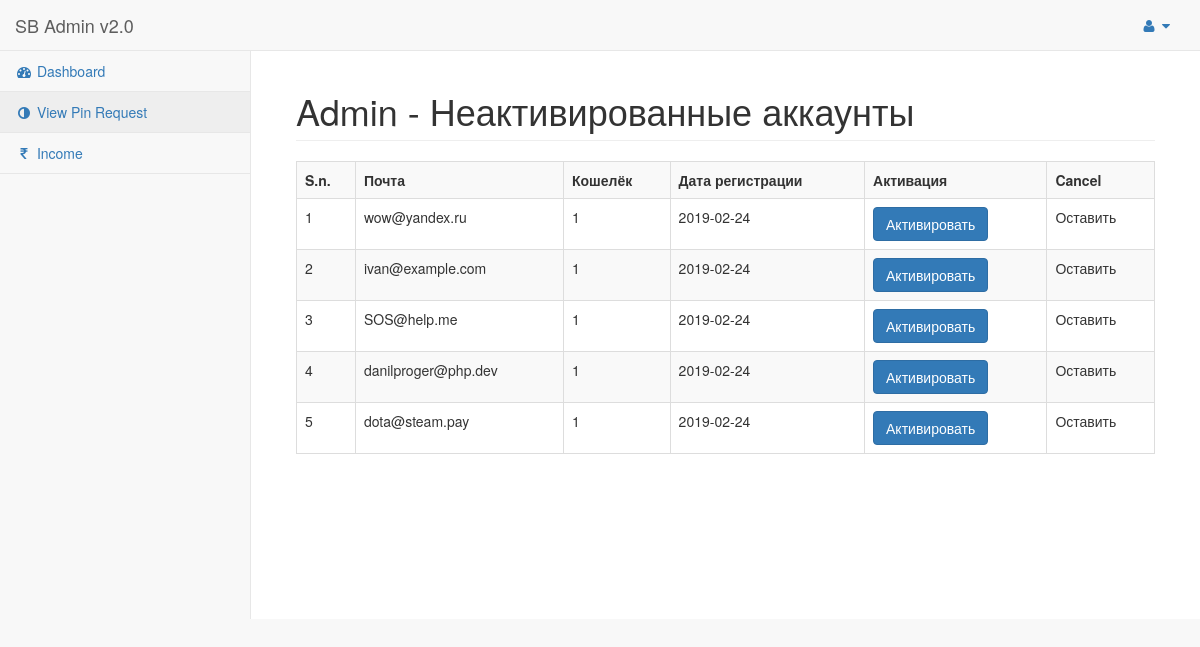
/web/mlm/admin/admin/view-pin-request.php (signed in), run on the app's committed database.
### tables this page shows
CREATE TABLE `users` (
  `id` int(11) NOT NULL,
  `name` varchar(50) NOT NULL,
  `email` varchar(50) NOT NULL,
  `password` varchar(50) NOT NULL,
  `date` date NOT NULL,
  `date_active` date DEFAULT NULL,
  `address` varchar(100) DEFAULT NULL,
  `account` int(1) NOT NULL DEFAULT '0'
);

### web/mlm/admin/admin/view-pin-request.php (the view, shortened to what this page needs)
<?php
include('php-includes/connect.php');
?>
<!DOCTYPE html>
<html lang="en">
<head>
    <link href="vendor/bootstrap/css/bootstrap.min.css" rel="stylesheet">
    <link href="vendor/metisMenu/metisMenu.min.css" rel="stylesheet">
    <link href="dist/css/sb-admin-2.css" rel="stylesheet">
    <link href="vendor/font-awesome/css/font-awesome.min.css" rel="stylesheet" type="text/css">
</head>
<body>
    <div id="wrapper">
        <?php include('php-includes/menu.php'); ?>
        <div id="page-wrapper">
            <div class="container-fluid">
                <div class="row">
                    <div class="col-lg-12">
                        <h1 class="page-header">Admin - Неактивированные аккаунты</h1>
                    </div>
                </div>
                <div class="row">
                	<div class="col-lg-12">
                    	<div class="table-responsive">
                        	<table class="table table-striped table-bordered">
                            	<tr>
                                	<th>S.n.</th>
                                    <th>Почта</th>
                                    <th>Кошелёк</th>
                                    <th>Дата регистрации</th>
                                    <th>Активация</th>
                                    <th>Cancel</th>
                                </tr>
                                <?php
									$query = mysqli_query($con,"select * from users where account='0'");
									if(mysqli_num_rows($query)>0){
										$i=1;
										while($row=mysqli_fetch_array($query)){
											$email = $row['email'];
											$name = $row['name'];
											$date = $row['date'];
										?>
                                        	<tr>
                                            	<td><?php echo $i; ?></td>
                                                <td><?php echo $email; ?></td>
                                                <td><?php echo $name; ?></td>
                                                <td><?php echo $date;
                                                ?></td>
                                                <form method="post">
                                                	<td><input type="submit" name="send" value="Активировать" class="btn btn-primary"></td>
                                                </form>
                                                <td>Оставить</td>
                                            </tr>
                                        <?php
											$i++;
										}
									}
									else{
									?>
                                    	<tr>
                                        	<td colspan="6" align="center">You have no pin request.</td>
                                        </tr>
                                    <?php
									}
								?>
                            </table>
                        </div>
                    </div>
                </div>
            </div>
        </div>
    </div>
</body>
</html>

### data on the page
users: email "wow@yandex.ru", name "1", date "2019-02-24"
users: email "ivan@example.com", name "1", date "2019-02-24"
users: email "SOS@help.me", name "1", date "2019-02-24"
users: email "danilproger@php.dev", name "1", date "2019-02-24"
users: email "dota@steam.pay", name "1", date "2019-02-24"
